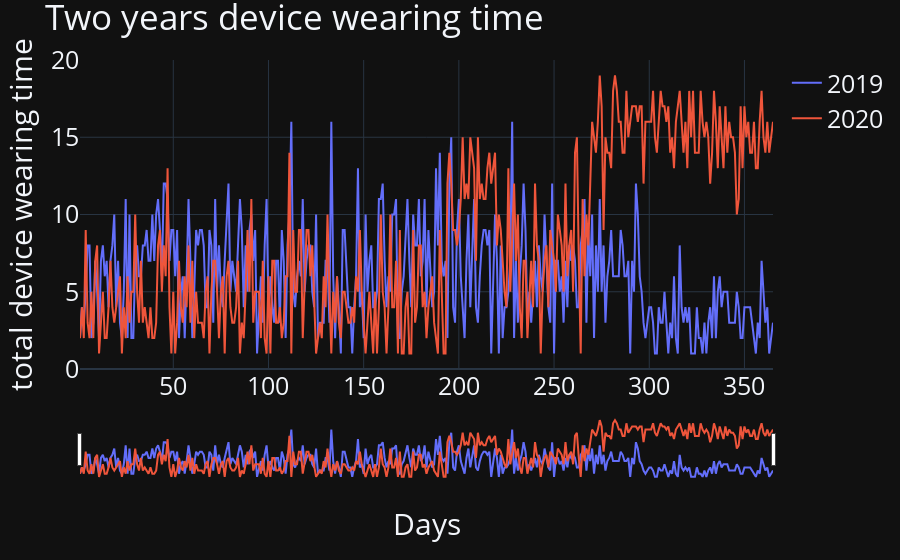

Notebook cell for this chart:
### Markdown cell above
We visualized the 2019’s and 2020’s device wearing time. They look very similar at the beginning but 2020’s wearing time is much longer than 2019 in the Last 2 months of the year. You can move the cursor so that you can see it more clearly.

### Code cell
year_df_cleaned=df_cleaned
import plotly.express as px
fig = px.line()  
for i,n in enumerate(year_df_cleaned.columns[1:7]):  
  fig.add_scatter(x=year_df_cleaned['Day'], y= year_df_cleaned[year_df_cleaned.columns[i+1]], name= year_df_cleaned.columns[i+1]) 

fig.update_layout(  
title = 'Two years device wearing time'
,xaxis_title = 'Days'  
,yaxis_title = 'total device wearing time'  
,font = dict(size = 25)  
,template = 'plotly_dark' #"plotly", "plotly_white", "plotly_dark", "ggplot2", "seaborn", "simple_white", "none"  
)  
# fig.show()
fig.update_xaxes(rangeslider_visible=True)

### Figure 1 — Plotly figure (JSON) as saved in the notebook; plotly's stock layout.template omitted (floating-point values rounded to 4 significant figures; data arrays with more than 128 entries replaced by an {"elided": "..."} marker saying what was removed)
{"data": [{"name": "2019", "type": "scatter", "x": {"elided": "365 int values"}, "y": {"elided": "365 int values"}}, {"name": "2020", "type": "scatter", "x": {"elided": "365 int values"}, "y": {"elided": "365 int values"}}], "layout": {"font": {"size": 25}, "legend": {"tracegroupgap": 0}, "margin": {"t": 60}, "title": {"text": "Two years device wearing time"}, "xaxis": {"anchor": "y", "domain": [0, 1], "rangeslider": {"visible": true}, "title": {"text": "Days"}}, "yaxis": {"anchor": "x", "domain": [0, 1], "title": {"text": "total device wearing time"}}}}
